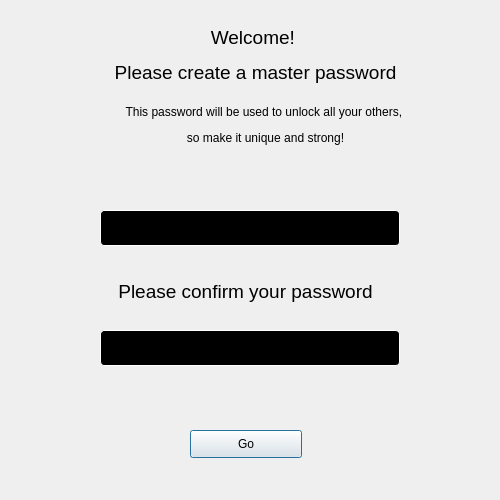
<?xml version="1.0" encoding="UTF-8"?>
<ui version="4.0">
 <class>NewMaster</class>
 <widget class="QDialog" name="NewMaster">
  <property name="geometry">
   <rect>
    <x>0</x>
    <y>0</y>
    <width>500</width>
    <height>500</height>
   </rect>
  </property>
  <property name="minimumSize">
   <size>
    <width>500</width>
    <height>500</height>
   </size>
  </property>
  <property name="maximumSize">
   <size>
    <width>500</width>
    <height>500</height>
   </size>
  </property>
  <property name="windowTitle">
   <string>Dialog</string>
  </property>
  <property name="styleSheet">
   <string notr="true"/>
  </property>
  <widget class="QLabel" name="label">
   <property name="geometry">
    <rect>
     <x>40</x>
     <y>0</y>
     <width>431</width>
     <height>111</height>
    </rect>
   </property>
   <property name="text">
    <string>&lt;html&gt;&lt;head/&gt;&lt;body&gt;&lt;p align=&quot;center&quot;&gt;&lt;span style=&quot; font-size:14pt;&quot;&gt;Welcome! &lt;/span&gt;&lt;/p&gt;&lt;p align=&quot;center&quot;&gt;&lt;span style=&quot; font-size:14pt;&quot;&gt;Please create a master password&lt;/span&gt;&lt;/p&gt;&lt;/body&gt;&lt;/html&gt;</string>
   </property>
  </widget>
  <widget class="QLineEdit" name="firstBox">
   <property name="geometry">
    <rect>
     <x>100</x>
     <y>210</y>
     <width>300</width>
     <height>36</height>
    </rect>
   </property>
   <property name="minimumSize">
    <size>
     <width>300</width>
     <height>0</height>
    </size>
   </property>
   <property name="styleSheet">
    <string notr="true">QLineEdit, QTextEdit, QPlainTextEdit {font-family:&quot;Oxygen Mono&quot;; background-color: #000000; color: #ffffff; border: 1px solid #ffffff; border-radius: 4px; padding: 6px 10px; selection-background-color: #007acc; } QLineEdit:focus, QTextEdit:focus { border: 1px solid #007acc; background-color: #ffffff; color: #000000 } /* Error state */ QLineEdit[hasError=&quot;true&quot;] {font-family:&quot;Oxygen Mono&quot;; background-color: #000000; color: #ffffff; border: 1px solid #FF0000; border-radius: 4px; padding: 6px 10px; selection-background-color: #007acc; } QLineEdit:focus[hasError=&quot;true&quot;] { border: 1px solid #FF0000; background-color: #ffffff; color: #000000 }</string>
   </property>
  </widget>
  <widget class="QLabel" name="label_2">
   <property name="geometry">
    <rect>
     <x>80</x>
     <y>280</y>
     <width>331</width>
     <height>61</height>
    </rect>
   </property>
   <property name="minimumSize">
    <size>
     <width>0</width>
     <height>50</height>
    </size>
   </property>
   <property name="styleSheet">
    <string notr="true"/>
   </property>
   <property name="text">
    <string>&lt;html&gt;&lt;head/&gt;&lt;body&gt;&lt;p align=&quot;center&quot;&gt;&lt;span style=&quot; font-size:14pt;&quot;&gt;Please confirm your password&lt;/span&gt;&lt;/p&gt;&lt;p align=&quot;center&quot;&gt;&lt;br/&gt;&lt;/p&gt;&lt;/body&gt;&lt;/html&gt;</string>
   </property>
  </widget>
  <widget class="QLineEdit" name="secBox">
   <property name="geometry">
    <rect>
     <x>100</x>
     <y>330</y>
     <width>300</width>
     <height>36</height>
    </rect>
   </property>
   <property name="minimumSize">
    <size>
     <width>300</width>
     <height>0</height>
    </size>
   </property>
   <property name="styleSheet">
    <string notr="true">QLineEdit, QTextEdit, QPlainTextEdit {font-family:&quot;Oxygen Mono&quot;; background-color: #000000; color: #ffffff; border: 1px solid #ffffff; border-radius: 4px; padding: 6px 10px; selection-background-color: #007acc; } QLineEdit:focus, QTextEdit:focus { border: 1px solid #007acc; background-color: #ffffff; color: #000000 } /* Error state */ QLineEdit[hasError=&quot;true&quot;] {font-family:&quot;Oxygen Mono&quot;; background-color: #000000; color: #ffffff; border: 1px solid #FF0000; border-radius: 4px; padding: 6px 10px; selection-background-color: #007acc; } QLineEdit:focus[hasError=&quot;true&quot;] { border: 1px solid #FF0000; background-color: #ffffff; color: #000000 }</string>
   </property>
  </widget>
  <widget class="QPushButton" name="submitButton">
   <property name="geometry">
    <rect>
     <x>190</x>
     <y>430</y>
     <width>112</width>
     <height>28</height>
    </rect>
   </property>
   <property name="text">
    <string>Go</string>
   </property>
  </widget>
  <widget class="QLabel" name="invalid_pw_2">
   <property name="geometry">
    <rect>
     <x>10</x>
     <y>90</y>
     <width>511</width>
     <height>70</height>
    </rect>
   </property>
   <property name="minimumSize">
    <size>
     <width>0</width>
     <height>70</height>
    </size>
   </property>
   <property name="styleSheet">
    <string notr="true">QLabel { font-family: &quot;IBM Plex Mono SemiBold&quot;; background: transparent; font-size: 12px; }</string>
   </property>
   <property name="text">
    <string>&lt;html&gt;&lt;head/&gt;&lt;body&gt;&lt;p align=&quot;center&quot;&gt;This password will be used to unlock all your others, &lt;/p&gt;&lt;p align=&quot;center&quot;&gt;so make it unique and strong!&lt;/p&gt;&lt;/body&gt;&lt;/html&gt;</string>
   </property>
  </widget>
 </widget>
 <tabstops>
  <tabstop>secBox</tabstop>
 </tabstops>
 <resources/>
 <connections/>
</ui>
